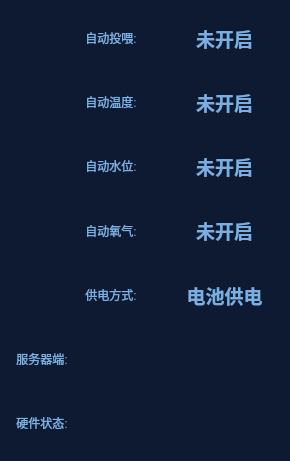
<?xml version="1.0" encoding="UTF-8"?>
<ui version="4.0">
 <class>SystemState</class>
 <widget class="QWidget" name="SystemState">
  <property name="geometry">
   <rect>
    <x>0</x>
    <y>0</y>
    <width>290</width>
    <height>461</height>
   </rect>
  </property>
  <property name="minimumSize">
   <size>
    <width>257</width>
    <height>461</height>
   </size>
  </property>
  <property name="windowTitle">
   <string>Form</string>
  </property>
  <property name="styleSheet">
   <string notr="true">QLabel
{
color: rgb(122, 175, 227);
font: 12pt &quot;楷体&quot;;
border:0px
}
QWidget
{
border:0px
}
#SystemState
{
background-color: rgb(14, 26, 50);
}
#widget
{
background-color: rgb(14, 26, 50);
}</string>
  </property>
  <layout class="QVBoxLayout" name="verticalLayout">
   <property name="spacing">
    <number>5</number>
   </property>
   <property name="leftMargin">
    <number>0</number>
   </property>
   <property name="topMargin">
    <number>0</number>
   </property>
   <property name="rightMargin">
    <number>0</number>
   </property>
   <property name="bottomMargin">
    <number>0</number>
   </property>
   <item>
    <widget class="QWidget" name="widget" native="true">
     <layout class="QVBoxLayout" name="verticalLayout_2">
      <item>
       <widget class="QWidget" name="FeedingWidget" native="true">
        <layout class="QHBoxLayout" name="horizontalLayout">
         <property name="spacing">
          <number>0</number>
         </property>
         <property name="leftMargin">
          <number>0</number>
         </property>
         <property name="topMargin">
          <number>0</number>
         </property>
         <property name="rightMargin">
          <number>0</number>
         </property>
         <property name="bottomMargin">
          <number>0</number>
         </property>
         <item>
          <widget class="QLabel" name="FeedingIcon">
           <property name="maximumSize">
            <size>
             <width>45</width>
             <height>45</height>
            </size>
           </property>
           <property name="styleSheet">
            <string notr="true"/>
           </property>
           <property name="text">
            <string/>
           </property>
           <property name="pixmap">
            <pixmap resource="res.qrc">:/ptr/StateFeeding.png</pixmap>
           </property>
           <property name="scaledContents">
            <bool>true</bool>
           </property>
           <property name="alignment">
            <set>Qt::AlignCenter</set>
           </property>
          </widget>
         </item>
         <item>
          <widget class="QLabel" name="FeedingText">
           <property name="styleSheet">
            <string notr="true"/>
           </property>
           <property name="text">
            <string>自动投喂:</string>
           </property>
           <property name="alignment">
            <set>Qt::AlignCenter</set>
           </property>
          </widget>
         </item>
         <item>
          <widget class="QLabel" name="FeedingType">
           <property name="minimumSize">
            <size>
             <width>110</width>
             <height>0</height>
            </size>
           </property>
           <property name="styleSheet">
            <string notr="true">font: 14pt ;
font-weight:bold;
</string>
           </property>
           <property name="text">
            <string>未开启</string>
           </property>
           <property name="scaledContents">
            <bool>true</bool>
           </property>
           <property name="alignment">
            <set>Qt::AlignCenter</set>
           </property>
          </widget>
         </item>
        </layout>
       </widget>
      </item>
      <item>
       <widget class="QWidget" name="TempWidget" native="true">
        <layout class="QHBoxLayout" name="horizontalLayout_2">
         <property name="spacing">
          <number>0</number>
         </property>
         <property name="leftMargin">
          <number>0</number>
         </property>
         <property name="topMargin">
          <number>0</number>
         </property>
         <property name="rightMargin">
          <number>0</number>
         </property>
         <property name="bottomMargin">
          <number>0</number>
         </property>
         <item>
          <widget class="QLabel" name="TempIcon">
           <property name="maximumSize">
            <size>
             <width>45</width>
             <height>45</height>
            </size>
           </property>
           <property name="text">
            <string/>
           </property>
           <property name="pixmap">
            <pixmap resource="res.qrc">:/ptr/StateTemp.png</pixmap>
           </property>
           <property name="scaledContents">
            <bool>true</bool>
           </property>
           <property name="alignment">
            <set>Qt::AlignCenter</set>
           </property>
          </widget>
         </item>
         <item>
          <widget class="QLabel" name="TempText">
           <property name="styleSheet">
            <string notr="true"/>
           </property>
           <property name="text">
            <string>自动温度:</string>
           </property>
           <property name="alignment">
            <set>Qt::AlignCenter</set>
           </property>
          </widget>
         </item>
         <item>
          <widget class="QLabel" name="TempType">
           <property name="minimumSize">
            <size>
             <width>110</width>
             <height>0</height>
            </size>
           </property>
           <property name="styleSheet">
            <string notr="true">font: 14pt ;
font-weight:bold;
</string>
           </property>
           <property name="text">
            <string>未开启</string>
           </property>
           <property name="scaledContents">
            <bool>true</bool>
           </property>
           <property name="alignment">
            <set>Qt::AlignCenter</set>
           </property>
          </widget>
         </item>
        </layout>
       </widget>
      </item>
      <item>
       <widget class="QWidget" name="WaterLevelWidget" native="true">
        <layout class="QHBoxLayout" name="horizontalLayout_3">
         <property name="spacing">
          <number>0</number>
         </property>
         <property name="leftMargin">
          <number>0</number>
         </property>
         <property name="topMargin">
          <number>0</number>
         </property>
         <property name="rightMargin">
          <number>0</number>
         </property>
         <property name="bottomMargin">
          <number>0</number>
         </property>
         <item>
          <widget class="QLabel" name="WaterLevelIcon">
           <property name="maximumSize">
            <size>
             <width>45</width>
             <height>45</height>
            </size>
           </property>
           <property name="text">
            <string/>
           </property>
           <property name="pixmap">
            <pixmap resource="res.qrc">:/ptr/StateWaterLevel.png</pixmap>
           </property>
           <property name="scaledContents">
            <bool>true</bool>
           </property>
           <property name="alignment">
            <set>Qt::AlignCenter</set>
           </property>
          </widget>
         </item>
         <item>
          <widget class="QLabel" name="WaterLevelText">
           <property name="styleSheet">
            <string notr="true"/>
           </property>
           <property name="text">
            <string>自动水位:</string>
           </property>
           <property name="alignment">
            <set>Qt::AlignCenter</set>
           </property>
          </widget>
         </item>
         <item>
          <widget class="QLabel" name="WaterLevelType">
           <property name="minimumSize">
            <size>
             <width>110</width>
             <height>0</height>
            </size>
           </property>
           <property name="styleSheet">
            <string notr="true">font: 14pt ;
font-weight:bold;
</string>
           </property>
           <property name="text">
            <string>未开启</string>
           </property>
           <property name="scaledContents">
            <bool>true</bool>
           </property>
           <property name="alignment">
            <set>Qt::AlignCenter</set>
           </property>
          </widget>
         </item>
        </layout>
       </widget>
      </item>
      <item>
       <widget class="QWidget" name="YangQiWidget" native="true">
        <layout class="QHBoxLayout" name="horizontalLayout_4">
         <property name="spacing">
          <number>0</number>
         </property>
         <property name="leftMargin">
          <number>0</number>
         </property>
         <property name="topMargin">
          <number>0</number>
         </property>
         <property name="rightMargin">
          <number>0</number>
         </property>
         <property name="bottomMargin">
          <number>0</number>
         </property>
         <item>
          <widget class="QLabel" name="YangQiIcon">
           <property name="maximumSize">
            <size>
             <width>45</width>
             <height>45</height>
            </size>
           </property>
           <property name="text">
            <string/>
           </property>
           <property name="pixmap">
            <pixmap resource="res.qrc">:/ptr/StateOxygen.png</pixmap>
           </property>
           <property name="scaledContents">
            <bool>true</bool>
           </property>
           <property name="alignment">
            <set>Qt::AlignCenter</set>
           </property>
          </widget>
         </item>
         <item>
          <widget class="QLabel" name="YangQiText">
           <property name="styleSheet">
            <string notr="true"/>
           </property>
           <property name="text">
            <string>自动氧气:</string>
           </property>
           <property name="alignment">
            <set>Qt::AlignCenter</set>
           </property>
          </widget>
         </item>
         <item>
          <widget class="QLabel" name="YangQiType">
           <property name="minimumSize">
            <size>
             <width>110</width>
             <height>0</height>
            </size>
           </property>
           <property name="styleSheet">
            <string notr="true">font: 14pt ;
font-weight:bold;
</string>
           </property>
           <property name="text">
            <string>未开启</string>
           </property>
           <property name="scaledContents">
            <bool>true</bool>
           </property>
           <property name="alignment">
            <set>Qt::AlignCenter</set>
           </property>
          </widget>
         </item>
        </layout>
       </widget>
      </item>
      <item>
       <widget class="QWidget" name="DianYuanWidget" native="true">
        <layout class="QHBoxLayout" name="horizontalLayout_5">
         <property name="spacing">
          <number>0</number>
         </property>
         <property name="leftMargin">
          <number>0</number>
         </property>
         <property name="topMargin">
          <number>0</number>
         </property>
         <property name="rightMargin">
          <number>0</number>
         </property>
         <property name="bottomMargin">
          <number>0</number>
         </property>
         <item>
          <widget class="QLabel" name="DianYuanIcon">
           <property name="maximumSize">
            <size>
             <width>45</width>
             <height>45</height>
            </size>
           </property>
           <property name="text">
            <string/>
           </property>
           <property name="pixmap">
            <pixmap resource="res.qrc">:/ptr/StateDianYuan.png</pixmap>
           </property>
           <property name="scaledContents">
            <bool>true</bool>
           </property>
           <property name="alignment">
            <set>Qt::AlignCenter</set>
           </property>
          </widget>
         </item>
         <item>
          <widget class="QLabel" name="DianYuanText">
           <property name="styleSheet">
            <string notr="true"/>
           </property>
           <property name="text">
            <string>供电方式:</string>
           </property>
           <property name="alignment">
            <set>Qt::AlignCenter</set>
           </property>
          </widget>
         </item>
         <item>
          <widget class="QLabel" name="DianYuanType">
           <property name="minimumSize">
            <size>
             <width>110</width>
             <height>0</height>
            </size>
           </property>
           <property name="styleSheet">
            <string notr="true">font: 14pt ;
font-weight:bold;
</string>
           </property>
           <property name="text">
            <string>电池供电</string>
           </property>
           <property name="scaledContents">
            <bool>true</bool>
           </property>
           <property name="alignment">
            <set>Qt::AlignCenter</set>
           </property>
          </widget>
         </item>
        </layout>
       </widget>
      </item>
      <item>
       <widget class="QWidget" name="PCWidget" native="true">
        <layout class="QHBoxLayout" name="horizontalLayout_9">
         <property name="spacing">
          <number>0</number>
         </property>
         <property name="leftMargin">
          <number>0</number>
         </property>
         <property name="topMargin">
          <number>0</number>
         </property>
         <property name="rightMargin">
          <number>0</number>
         </property>
         <property name="bottomMargin">
          <number>0</number>
         </property>
         <item>
          <widget class="QLabel" name="PCIcon">
           <property name="maximumSize">
            <size>
             <width>45</width>
             <height>45</height>
            </size>
           </property>
           <property name="text">
            <string/>
           </property>
           <property name="pixmap">
            <pixmap resource="res.qrc">:/ptr/PCIcon.png</pixmap>
           </property>
           <property name="scaledContents">
            <bool>true</bool>
           </property>
           <property name="alignment">
            <set>Qt::AlignCenter</set>
           </property>
          </widget>
         </item>
         <item>
          <widget class="QLabel" name="PCText">
           <property name="styleSheet">
            <string notr="true"/>
           </property>
           <property name="text">
            <string>服务器端:</string>
           </property>
           <property name="alignment">
            <set>Qt::AlignCenter</set>
           </property>
          </widget>
         </item>
         <item>
          <spacer name="PCTH1">
           <property name="orientation">
            <enum>Qt::Horizontal</enum>
           </property>
           <property name="sizeHint" stdset="0">
            <size>
             <width>40</width>
             <height>20</height>
            </size>
           </property>
          </spacer>
         </item>
         <item>
          <widget class="QLabel" name="PCType">
           <property name="minimumSize">
            <size>
             <width>50</width>
             <height>50</height>
            </size>
           </property>
           <property name="maximumSize">
            <size>
             <width>50</width>
             <height>50</height>
            </size>
           </property>
           <property name="text">
            <string/>
           </property>
           <property name="pixmap">
            <pixmap resource="res.qrc">:/ptr/NOtype.png</pixmap>
           </property>
           <property name="scaledContents">
            <bool>true</bool>
           </property>
           <property name="alignment">
            <set>Qt::AlignCenter</set>
           </property>
          </widget>
         </item>
         <item>
          <spacer name="PCTH2">
           <property name="orientation">
            <enum>Qt::Horizontal</enum>
           </property>
           <property name="sizeHint" stdset="0">
            <size>
             <width>40</width>
             <height>20</height>
            </size>
           </property>
          </spacer>
         </item>
        </layout>
       </widget>
      </item>
      <item>
       <widget class="QWidget" name="YJWidget" native="true">
        <layout class="QHBoxLayout" name="horizontalLayout_7">
         <property name="spacing">
          <number>0</number>
         </property>
         <property name="leftMargin">
          <number>0</number>
         </property>
         <property name="topMargin">
          <number>0</number>
         </property>
         <property name="rightMargin">
          <number>0</number>
         </property>
         <property name="bottomMargin">
          <number>0</number>
         </property>
         <item>
          <widget class="QLabel" name="YJIcon">
           <property name="maximumSize">
            <size>
             <width>45</width>
             <height>45</height>
            </size>
           </property>
           <property name="text">
            <string/>
           </property>
           <property name="pixmap">
            <pixmap resource="res.qrc">:/ptr/YJIcon.png</pixmap>
           </property>
           <property name="scaledContents">
            <bool>true</bool>
           </property>
           <property name="alignment">
            <set>Qt::AlignCenter</set>
           </property>
          </widget>
         </item>
         <item>
          <widget class="QLabel" name="YJText">
           <property name="styleSheet">
            <string notr="true"/>
           </property>
           <property name="text">
            <string>硬件状态:</string>
           </property>
           <property name="alignment">
            <set>Qt::AlignCenter</set>
           </property>
          </widget>
         </item>
         <item>
          <spacer name="YJTH1">
           <property name="orientation">
            <enum>Qt::Horizontal</enum>
           </property>
           <property name="sizeHint" stdset="0">
            <size>
             <width>40</width>
             <height>20</height>
            </size>
           </property>
          </spacer>
         </item>
         <item>
          <widget class="QLabel" name="YJType">
           <property name="minimumSize">
            <size>
             <width>50</width>
             <height>50</height>
            </size>
           </property>
           <property name="maximumSize">
            <size>
             <width>50</width>
             <height>50</height>
            </size>
           </property>
           <property name="text">
            <string/>
           </property>
           <property name="pixmap">
            <pixmap resource="res.qrc">:/ptr/NOtype.png</pixmap>
           </property>
           <property name="scaledContents">
            <bool>true</bool>
           </property>
           <property name="alignment">
            <set>Qt::AlignCenter</set>
           </property>
          </widget>
         </item>
         <item>
          <spacer name="YJTH2">
           <property name="orientation">
            <enum>Qt::Horizontal</enum>
           </property>
           <property name="sizeHint" stdset="0">
            <size>
             <width>40</width>
             <height>20</height>
            </size>
           </property>
          </spacer>
         </item>
        </layout>
       </widget>
      </item>
     </layout>
    </widget>
   </item>
  </layout>
 </widget>
 <resources>
  <include location="res.qrc"/>
 </resources>
 <connections/>
</ui>
